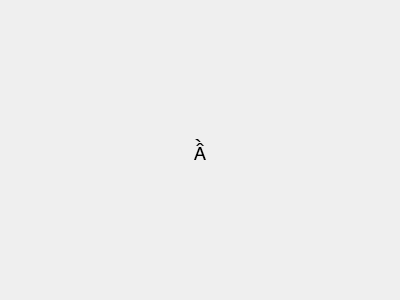
<?xml version="1.0" encoding="UTF-8"?>
<ui version="4.0">
 <class>ColorButton</class>
 <widget class="QPushButton" name="ColorButton">
  <property name="geometry">
   <rect>
    <x>0</x>
    <y>0</y>
    <width>400</width>
    <height>300</height>
   </rect>
  </property>
  <property name="windowTitle">
   <string>ColorButton</string>
  </property>
  <property name="flat">
   <bool>true</bool>
  </property>
  <layout class="QHBoxLayout" name="horizontalLayout">
   <item alignment="Qt::AlignHCenter|Qt::AlignVCenter">
    <widget class="QLabel" name="Mark">
     <property name="styleSheet">
      <string notr="true">color: palette(text);
  font-weight: normal;
  font-size: 24px;
  font-style: normal;
  line-height: normal;
  letter-spacing: normal;
  font-family: &quot;Segoe MDL2 Assets&quot;;
  border: 0px;</string>
     </property>
     <property name="text">
      <string notr="true"></string>
     </property>
     <property name="alignment">
      <set>Qt::AlignCenter</set>
     </property>
    </widget>
   </item>
  </layout>
 </widget>
 <layoutdefault spacing="6" margin="11"/>
 <resources/>
 <connections/>
</ui>
